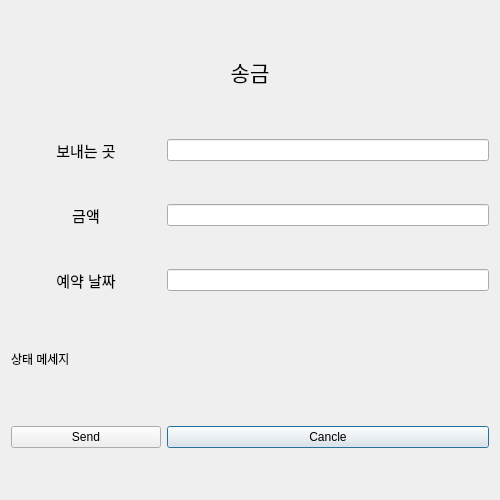
<?xml version="1.0" encoding="UTF-8"?>
<ui version="4.0">
 <class>SendDialog</class>
 <widget class="QDialog" name="SendDialog">
  <property name="geometry">
   <rect>
    <x>0</x>
    <y>0</y>
    <width>500</width>
    <height>500</height>
   </rect>
  </property>
  <property name="windowTitle">
   <string>Dialog</string>
  </property>
  <layout class="QHBoxLayout" name="horizontalLayout">
   <item>
    <layout class="QGridLayout" name="gridLayout">
     <item row="5" column="1">
      <widget class="QPushButton" name="pushButton_2">
       <property name="text">
        <string>Cancle</string>
       </property>
      </widget>
     </item>
     <item row="1" column="1">
      <widget class="QLineEdit" name="lineEdit"/>
     </item>
     <item row="5" column="0">
      <widget class="QPushButton" name="pushButton">
       <property name="minimumSize">
        <size>
         <width>150</width>
         <height>0</height>
        </size>
       </property>
       <property name="sizeIncrement">
        <size>
         <width>0</width>
         <height>0</height>
        </size>
       </property>
       <property name="text">
        <string>Send</string>
       </property>
      </widget>
     </item>
     <item row="0" column="0" colspan="2">
      <widget class="QLabel" name="label_4">
       <property name="maximumSize">
        <size>
         <width>16777215</width>
         <height>50</height>
        </size>
       </property>
       <property name="font">
        <font>
         <pointsize>16</pointsize>
        </font>
       </property>
       <property name="text">
        <string>송금</string>
       </property>
       <property name="alignment">
        <set>Qt::AlignmentFlag::AlignCenter</set>
       </property>
      </widget>
     </item>
     <item row="2" column="1">
      <widget class="QLineEdit" name="lineEdit_2"/>
     </item>
     <item row="3" column="0">
      <widget class="QLabel" name="label_3">
       <property name="font">
        <font>
         <pointsize>11</pointsize>
        </font>
       </property>
       <property name="text">
        <string>예약 날짜</string>
       </property>
       <property name="alignment">
        <set>Qt::AlignmentFlag::AlignCenter</set>
       </property>
      </widget>
     </item>
     <item row="2" column="0">
      <widget class="QLabel" name="label_2">
       <property name="font">
        <font>
         <pointsize>11</pointsize>
        </font>
       </property>
       <property name="layoutDirection">
        <enum>Qt::LayoutDirection::LeftToRight</enum>
       </property>
       <property name="text">
        <string>금액</string>
       </property>
       <property name="alignment">
        <set>Qt::AlignmentFlag::AlignCenter</set>
       </property>
      </widget>
     </item>
     <item row="1" column="0">
      <widget class="QLabel" name="label">
       <property name="minimumSize">
        <size>
         <width>100</width>
         <height>0</height>
        </size>
       </property>
       <property name="font">
        <font>
         <pointsize>11</pointsize>
        </font>
       </property>
       <property name="text">
        <string>보내는 곳</string>
       </property>
       <property name="alignment">
        <set>Qt::AlignmentFlag::AlignCenter</set>
       </property>
      </widget>
     </item>
     <item row="3" column="1">
      <widget class="QLineEdit" name="lineEdit_3"/>
     </item>
     <item row="4" column="0" colspan="2">
      <widget class="QLabel" name="label_5">
       <property name="maximumSize">
        <size>
         <width>16777215</width>
         <height>50</height>
        </size>
       </property>
       <property name="text">
        <string>상태 메세지</string>
       </property>
      </widget>
     </item>
    </layout>
   </item>
  </layout>
 </widget>
 <resources/>
 <connections/>
</ui>
